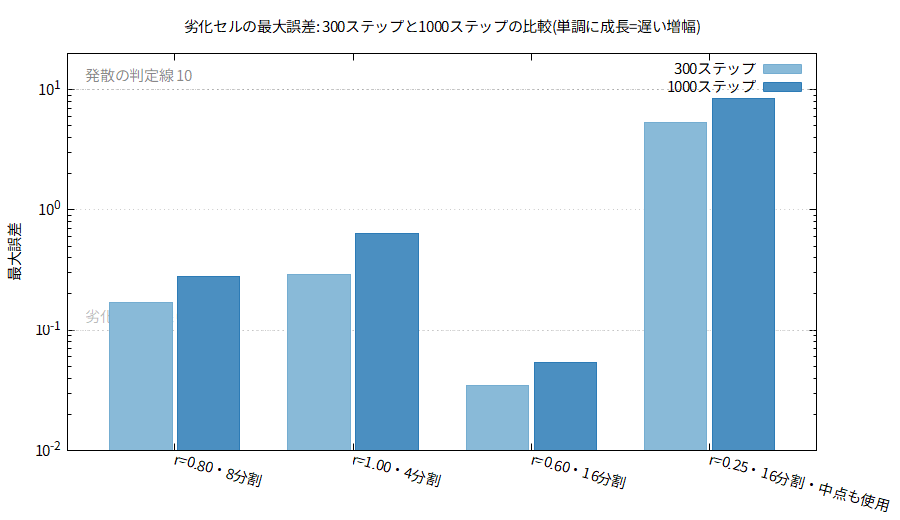

Write gnuplot code to recreate this figure.
# 図8 1000ステップの追確認(300ステップとの比較。時系列データは残っていないため2点比較)
set encoding utf8
set terminal pngcairo size 900,520 font "Noto Sans JP,11"
set output 'fig08_long.png'
set title '劣化セルの最大誤差: 300ステップと1000ステップの比較(単調に成長=遅い増幅)'
set ylabel '最大誤差'
set logscale y
set format y '10^{%L}'
set yrange [1e-2:2e1]
set xrange [0.4:4.6]
set xtics ('r=0.80・8分割' 1,'r=1.00・4分割' 2,'r=0.60・16分割' 3,'r=0.25・16分割・中点も使用' 4) rotate by -15
set grid ytics
set boxwidth 0.35
set style fill solid 0.85
set arrow from 0.4, first 10 to 4.6, first 10 nohead dt 3 lc rgb '#888888'
set label '発散の判定線 10' at 0.5,13 tc rgb '#888888'
set arrow from 0.4, first 0.1 to 4.6, first 0.1 nohead dt 3 lc rgb '#bbbbbb'
set label '劣化の判定線 0.1' at 0.5,0.13 tc rgb '#bbbbbb'
plot 'fig08_long.dat' using ($1-0.19):2 with boxes lc rgb '#74add1' title '300ステップ',      ''               using ($1+0.19):3 with boxes lc rgb '#2c7bb6' title '1000ステップ'
